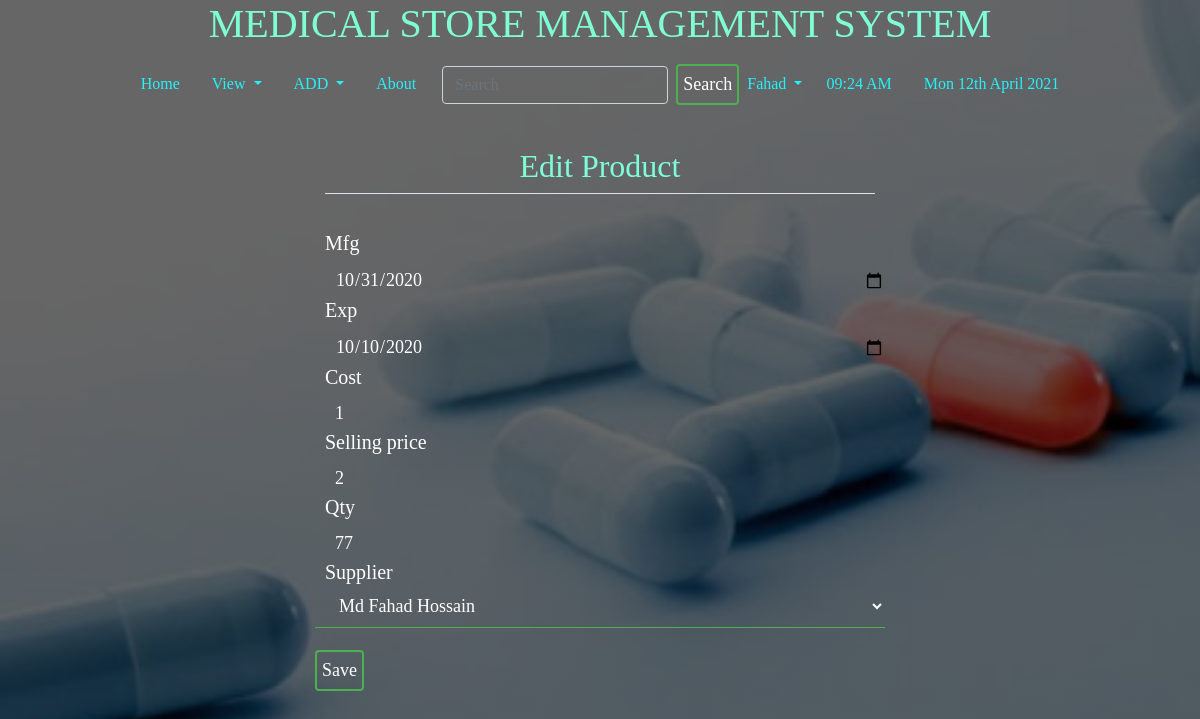
The app's page /edit/1/ (signed in) with its own data.
### home/models.py (models this page shows, shortened)
class Product(models.Model):
    name = models.CharField(max_length=200)
    company = models.CharField(max_length=100)
    batch_no = models.CharField(max_length=25)
    cost = models.IntegerField()
    selling_price = models.IntegerField()
    qty=models.IntegerField()
    mfg = models.DateField()
    exp = models.DateField()
    supplier = models.ForeignKey(Supplier, on_delete=models.CASCADE, related_name="supplier_set")
    class Meta:
        ordering= ('name',)

### home/views.py (the view, shortened to what this page needs)
# urls.py: path('edit/<int:pk>/',EditProdView.as_view(), name='edit'),
class EditProdView(generic.UpdateView):
    model = Product
    form_class = ProductForm
    template_name = 'home/product.html'

### home/forms.py
class ProductForm(ModelForm):
    class Meta:
        model = Product
        fields = ('name',)

### home/models.py (called while the page is built)
    def __str__(self):
        return self.name

### templates/home/product.html (shortened to what this page needs)
{% extends 'basic.html' %}
{% block body %}
{% load static %}
{% load crispy_forms_tags %}
{% if user.is_authenticated %}
<div class="col-md-6 offset-md-3">
        <form method="post" enctype="multipart/form-data">
            <fieldset class="form-group mx-auto">
                <legend class="border-bottom text-center mb-4"><h2>Edit Product</h2></legend>
                {{ form|crispy }}
            </fieldset>
            <button class="btn btn-outline-info " type="submit" value="submit">Save</button>
        </form>
</div>
{% else %}
<h2>Please Log in to Create a Post</h2>
{% endif %}
{% endblock body %}

### templates/basic.html (shortened to what this page needs)
<!DOCTYPE html>
<html lang="en">
<head>
    <link rel="stylesheet" href="https://stackpath.bootstrapcdn.com/bootstrap/4.2.1/css/bootstrap.min.css"
 />
    {% load static %}
    <link href="{% static 'css/style.css'  %}" rel="stylesheet" />
</head>
<body style="
      background: linear-gradient(rgba(0, 0, 0, 0.6), rgba(0, 0, 0, 0.6)),
        url('/static/images/map1.jpg');
      background-size: cover;
      background-attachment: fixed;
      background-position: top;
    ">
    <h1 class="text-center"> MEDICAL STORE MANAGEMENT SYSTEM</h1>
    <nav class="navbar navbar-expand-lg navbar-light" style="background: none; color: white; text-color: white">
        <div class="collapse navbar-collapse" id="navbarSupportedContent">
            <ul class="nav justify-content-center">
                <li class="nav-item {% block blogactive %} {% endblock blogactive %}">
                    <a class="nav-link" href="/">Home</a>
                </li>
                <li class="nav-item dropdown">
                    <a class="nav-link dropdown-toggle" href="#" id="navbarDropdown" role="button"
                        data-toggle="dropdown" aria-haspopup="true" aria-expanded="false">
                        View
                    </a>
                </li>
                <li class="nav-item dropdown">
                    <a class="nav-link dropdown-toggle" href="#" id="navbarDropdown" role="button"
                        data-toggle="dropdown" aria-haspopup="true" aria-expanded="false">
                        ADD
                    </a>
                </li>
                <li class="nav-item {% block aboutactive %} {% endblock aboutactive %}">
                    <a class="nav-link" href="/about/">About</a>
                </li>
                {% if user.is_authenticated %}
                <ul class="navbar-nav">
                    <form method="post" action="/search/" class="form-inline my-2 my-lg-0">
                        <li>
                            <input class="form-control mr-sm-2" style="background: none; color: white" type="search"
                                placeholder="Search" aria-label="Search" name="q" id="q" />
                        </li>
                        <li>
                            <button class="btn btn-outline-dark my-2 my-sm-0" type="submit">
                                Search
                            </button>
                        </li>
                    </form>
                    <li class="nav-item dropdown">
                        <a class="nav-link dropdown-toggle" href="#" id="navbarDropdown" role="button"
                            data-toggle="dropdown" aria-haspopup="true" aria-expanded="false">
                            {{request.user}}
                        </a>
                    </li>
                </ul>
                {% else %}
                <li class="nav-item {% block login %} {% endblock login %}">
                    <a class="nav-link" href="{% url 'home:login' %}">Login</a>
                </li>
                {% endif %}
                <li class="nav-item">
                    <a class="nav-link" href="">{% now "h:i A" as current_time %} {{ current_time|center:"150" }}</a>
                </li>
                <li class="nav-item">
                    <a class="nav-link" href="">{% now "D jS F Y" %}</a>
                </li>
            </ul>
        </div>
    </nav>
    <br />
    {% block body %} {% endblock %} {% block js %} {% endblock %}
</body>
</html>

### static/css/style.css (style rules this page uses)
body { margin: 0; padding: 0; font-family: sens-serif; height: 100vh; }
.nav ,.collapse { width:100%; }
.navbar .nav .nav-item .nav-link:link, .navbar .nav .nav-item .nav-link:visited { color: #26f1fb; text-align: center; }
* { padding: 0; margin: 0; border-radius: border-box; }
.form-group { width: 100%; overflow: hidden; font-size: 20px; padding: 8px 0; margin: 8px 0; border-bottom: 1px solid #4caf50; color: white; background: none; margin-bottom: 1rem; margin: 10px; padding: 10px; }
.form-group label { width: 100%; text-align: left; }
input { width: 100%; border: none; outline: none; background: none; color: white; float: left; margin: 0 10px; font-size: 18px; }
.textinput { width: 100%; border: none; outline: none; background: none; color: white; float: left; margin: 0 10px; font-size: 18px; }
.select { width: 100%; border: none; outline: none; background: none; color: white; float: left; margin: 0 10px; font-size: 18px; }
.btn { width: auto; background: none; border: 2px solid #4caf50; color: white; padding: 5px; font-size: 18px; cursor: pointer; margin: 12px 0; }
.col-md-6, .col-md-7, .col-md-8, .col-md-9, .col-md-10 { background: none; color: white; }
h1, h2, h3, h4, h5, h6 { background: none; color: aquamarine; }

### records on screen
Product: mfg "10/31/2020", exp "10/10/2020", cost "1", selling_price "2", qty "77", supplier "Md Fahad Hossain"

### other values on screen
{{ request.user }} "Fahad"
{{ current_time|center:"150" }} "09:24 AM"
